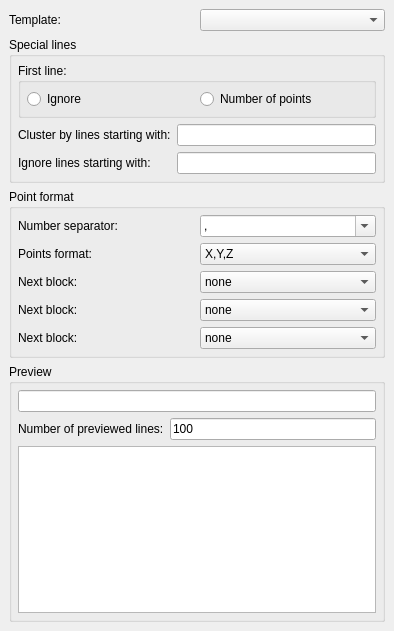
<?xml version="1.0" encoding="UTF-8"?>
<ui version="4.0">
 <class>PointsGui::DlgPointsRead</class>
 <widget class="QDialog" name="PointsGui::DlgPointsRead">
  <property name="geometry">
   <rect>
    <x>0</x>
    <y>0</y>
    <width>394</width>
    <height>631</height>
   </rect>
  </property>
  <property name="windowTitle">
   <string>ASCII points import</string>
  </property>
  <layout class="QVBoxLayout">
   <property name="spacing">
    <number>6</number>
   </property>
   <property name="margin">
    <number>9</number>
   </property>
   <item>
    <layout class="QHBoxLayout">
     <property name="spacing">
      <number>6</number>
     </property>
     <property name="margin">
      <number>0</number>
     </property>
     <item>
      <widget class="QLabel" name="textLabel1">
       <property name="text">
        <string>Template:</string>
       </property>
      </widget>
     </item>
     <item>
      <widget class="QComboBox" name="comboBoxTrmplate"/>
     </item>
    </layout>
   </item>
   <item>
    <widget class="QGroupBox" name="groupBox1">
     <property name="title">
      <string>Special lines</string>
     </property>
     <layout class="QGridLayout">
      <property name="margin">
       <number>6</number>
      </property>
      <property name="spacing">
       <number>6</number>
      </property>
      <item row="1" column="0">
       <layout class="QGridLayout">
        <property name="margin">
         <number>0</number>
        </property>
        <property name="spacing">
         <number>6</number>
        </property>
        <item row="0" column="1">
         <widget class="QLineEdit" name="lineEditClusterStart"/>
        </item>
        <item row="1" column="1">
         <widget class="QLineEdit" name="lineEditComments"/>
        </item>
        <item row="1" column="0">
         <widget class="QLabel" name="textLabel4">
          <property name="text">
           <string>Ignore lines starting with:</string>
          </property>
         </widget>
        </item>
        <item row="0" column="0">
         <widget class="QLabel" name="textLabel3">
          <property name="text">
           <string>Cluster by lines starting with:</string>
          </property>
         </widget>
        </item>
       </layout>
      </item>
      <item row="0" column="0">
       <widget class="QGroupBox" name="groupBox">
        <property name="title">
         <string>First line:</string>
        </property>
        <layout class="QHBoxLayout">
         <property name="spacing">
          <number>6</number>
         </property>
         <property name="margin">
          <number>6</number>
         </property>
         <item>
          <widget class="QRadioButton" name="radioButtonIgnore">
           <property name="text">
            <string>Ignore</string>
           </property>
           <property name="autoExclusive">
            <bool>true</bool>
           </property>
          </widget>
         </item>
         <item>
          <widget class="QRadioButton" name="radioButtonNbrOfPoints">
           <property name="text">
            <string>Number of points</string>
           </property>
           <property name="autoExclusive">
            <bool>true</bool>
           </property>
          </widget>
         </item>
        </layout>
       </widget>
      </item>
     </layout>
    </widget>
   </item>
   <item>
    <widget class="QGroupBox" name="groupBox2">
     <property name="title">
      <string>Point format</string>
     </property>
     <layout class="QGridLayout">
      <property name="margin">
       <number>6</number>
      </property>
      <property name="spacing">
       <number>6</number>
      </property>
      <item row="0" column="0">
       <layout class="QGridLayout">
        <property name="margin">
         <number>0</number>
        </property>
        <property name="spacing">
         <number>6</number>
        </property>
        <item row="3" column="1">
         <widget class="QComboBox" name="comboBoxNextBlock2">
          <item>
           <property name="text">
            <string>none</string>
           </property>
          </item>
          <item>
           <property name="text">
            <string>I,J,K (normal vector)</string>
           </property>
          </item>
          <item>
           <property name="text">
            <string>I,K (normal vector 2D)</string>
           </property>
          </item>
          <item>
           <property name="text">
            <string>R,G,B (color)</string>
           </property>
          </item>
          <item>
           <property name="text">
            <string>I (Gray value)</string>
           </property>
          </item>
         </widget>
        </item>
        <item row="2" column="1">
         <widget class="QComboBox" name="comboBoxNextBlock1">
          <item>
           <property name="text">
            <string>none</string>
           </property>
          </item>
          <item>
           <property name="text">
            <string>I,J,K (normal vector)</string>
           </property>
          </item>
          <item>
           <property name="text">
            <string>I,K (normal vector 2D)</string>
           </property>
          </item>
          <item>
           <property name="text">
            <string>R,G,B (color)</string>
           </property>
          </item>
          <item>
           <property name="text">
            <string>I (Gray value)</string>
           </property>
          </item>
         </widget>
        </item>
        <item row="0" column="0">
         <widget class="QLabel" name="textLabel6">
          <property name="text">
           <string>Number separator:</string>
          </property>
         </widget>
        </item>
        <item row="4" column="0">
         <widget class="QLabel" name="textLabel8_2_2">
          <property name="text">
           <string>Next block:</string>
          </property>
         </widget>
        </item>
        <item row="2" column="0">
         <widget class="QLabel" name="textLabel8">
          <property name="text">
           <string>Next block:</string>
          </property>
         </widget>
        </item>
        <item row="3" column="0">
         <widget class="QLabel" name="textLabel8_2">
          <property name="text">
           <string>Next block:</string>
          </property>
         </widget>
        </item>
        <item row="4" column="1">
         <widget class="QComboBox" name="comboBoxNextBlock3">
          <item>
           <property name="text">
            <string>none</string>
           </property>
          </item>
          <item>
           <property name="text">
            <string>I,J,K (normal vector)</string>
           </property>
          </item>
          <item>
           <property name="text">
            <string>I,K (normal vector 2D)</string>
           </property>
          </item>
          <item>
           <property name="text">
            <string>R,G,B (color)</string>
           </property>
          </item>
          <item>
           <property name="text">
            <string>I (Gray value)</string>
           </property>
          </item>
         </widget>
        </item>
        <item row="0" column="1">
         <widget class="QComboBox" name="comboBoxSeparator">
          <property name="editable">
           <bool>true</bool>
          </property>
          <item>
           <property name="text">
            <string>,</string>
           </property>
          </item>
          <item>
           <property name="text">
            <string>;</string>
           </property>
          </item>
          <item>
           <property name="text">
            <string>\t</string>
           </property>
          </item>
          <item>
           <property name="text">
            <string>\w</string>
           </property>
          </item>
         </widget>
        </item>
        <item row="1" column="1">
         <widget class="QComboBox" name="comboBoxPointsFormat">
          <item>
           <property name="text">
            <string>X,Y,Z</string>
           </property>
          </item>
          <item>
           <property name="text">
            <string>X,Y</string>
           </property>
          </item>
         </widget>
        </item>
        <item row="1" column="0">
         <widget class="QLabel" name="textLabel7">
          <property name="text">
           <string>Points format:</string>
          </property>
         </widget>
        </item>
       </layout>
      </item>
     </layout>
    </widget>
   </item>
   <item>
    <widget class="QGroupBox" name="groupBox3">
     <property name="title">
      <string>Preview</string>
     </property>
     <layout class="QVBoxLayout">
      <property name="spacing">
       <number>6</number>
      </property>
      <property name="margin">
       <number>6</number>
      </property>
      <item>
       <widget class="QLineEdit" name="lineEditFileName">
        <property name="readOnly">
         <bool>true</bool>
        </property>
       </widget>
      </item>
      <item>
       <layout class="QHBoxLayout">
        <property name="spacing">
         <number>6</number>
        </property>
        <property name="margin">
         <number>0</number>
        </property>
        <item>
         <widget class="QLabel" name="textLabel5">
          <property name="text">
           <string>Number of previewed lines:</string>
          </property>
         </widget>
        </item>
        <item>
         <widget class="QLineEdit" name="lineEditPreviewLines">
          <property name="text">
           <string>100</string>
          </property>
         </widget>
        </item>
       </layout>
      </item>
      <item>
       <widget class="QTextEdit" name="textEditPreview"/>
      </item>
     </layout>
    </widget>
   </item>
  </layout>
 </widget>
 <layoutdefault spacing="6" margin="11"/>
 <tabstops>
  <tabstop>comboBoxTrmplate</tabstop>
  <tabstop>radioButtonIgnore</tabstop>
  <tabstop>radioButtonNbrOfPoints</tabstop>
  <tabstop>lineEditClusterStart</tabstop>
  <tabstop>lineEditComments</tabstop>
  <tabstop>comboBoxSeparator</tabstop>
  <tabstop>comboBoxPointsFormat</tabstop>
  <tabstop>comboBoxNextBlock1</tabstop>
  <tabstop>comboBoxNextBlock2</tabstop>
  <tabstop>comboBoxNextBlock3</tabstop>
  <tabstop>lineEditFileName</tabstop>
  <tabstop>lineEditPreviewLines</tabstop>
  <tabstop>textEditPreview</tabstop>
 </tabstops>
 <resources/>
 <connections/>
</ui>
